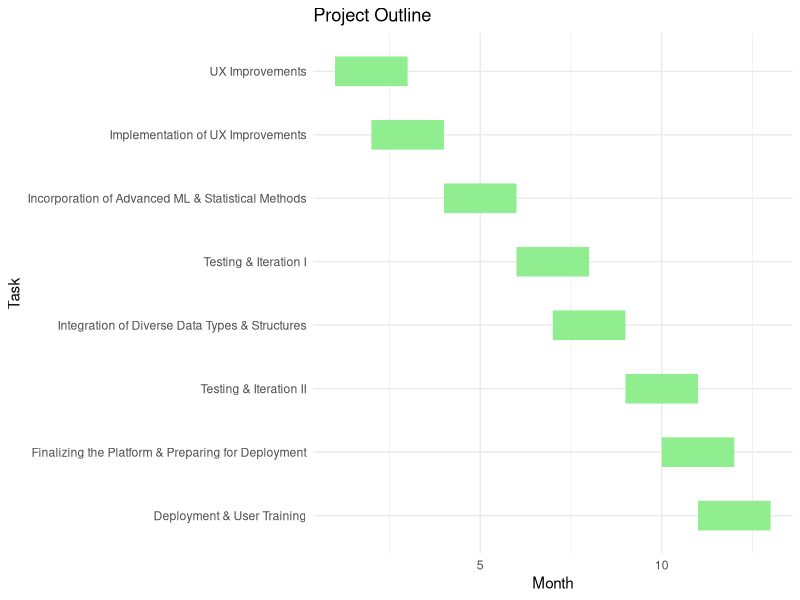
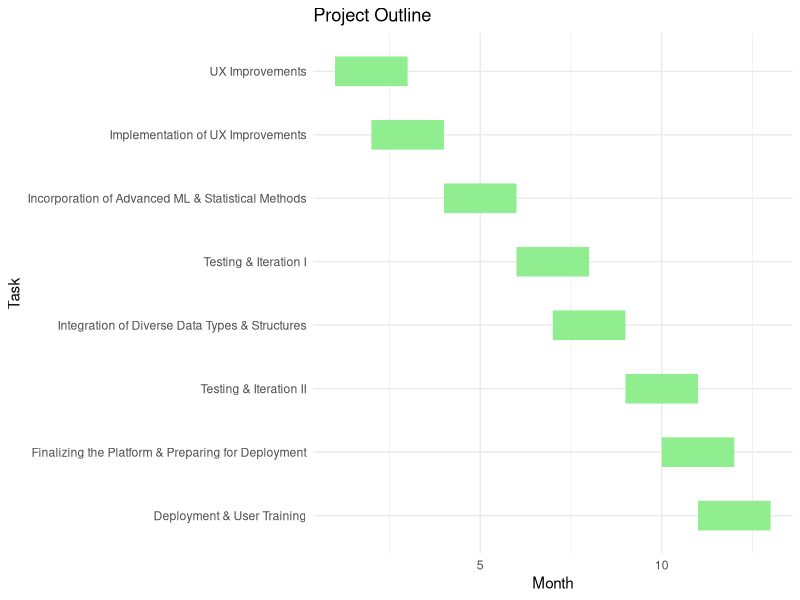

These charts were generated, in order, by the following R code: (Note: this script raises an error after producing the figures.)
# Install the necessary packages if not already installed
if (!require("ggplot2")) install.packages("ggplot2")
if (!require("reshape2")) install.packages("reshape2")

# Load the necessary libraries
library(ggplot2)
library(reshape2)

# Create a data frame with your tasks and timeline
tasks <- data.frame(
  name = factor(c("UX Improvements", 
                  "Implementation of UX Improvements",
                  "Incorporation of Advanced ML & Statistical Methods",
                  "Testing & Iteration I",
                  "Integration of Diverse Data Types & Structures",
                  "Testing & Iteration II",
                  "Finalizing the Platform & Preparing for Deployment",
                  "Deployment & User Training"), 
                levels = c("Deployment & User Training",
                           "Finalizing the Platform & Preparing for Deployment",
                           "Testing & Iteration II",
                           "Integration of Diverse Data Types & Structures",
                           "Testing & Iteration I",
                           "Incorporation of Advanced ML & Statistical Methods",
                           "Implementation of UX Improvements",
                           "UX Improvements")),
  start = c(1, 2, 4, 6, 7, 9, 10, 11),
  end = c(3, 4, 6, 8, 9, 11, 12, 13)
)

# Melt the data to have one row per time point per task
tasks_melt <- melt(tasks, id.vars='name')

# Plot the Gantt chart
ggplot(tasks_melt, aes(value, name)) +
  geom_line(size=10, color="lightgreen") +
  xlab('Month') + ylab('Task') +
  theme_minimal() +
  ggtitle('Project Outline')

ggsave(filename = "/Users/tutg/Documents/DataSciComp/Random_Forest_Rangers/results/Gantt Chart.png")



# Installing required packages
if (!require(ggplot2)) install.packages('ggplot2')

# Loading required packages
library(ggplot2)

# Defining the tasks and the time frames
tasks <- factor(c(
  "Identify and engage with stakeholders and biostatisticians", 
  "User-Experience (UX) Improvements", 
  "Data Gathering", 
  "Incorporation of Advanced ML",
  "Testing and Iteration (1)",
  "Integration of Diverse Data Types and Structures",
  "Testing and Iteration (2)",
  "Finalising the Platform and Preparing for Deployment",
  "Deployment and User Training"
), levels = c(
  "Identify and engage with stakeholders and biostatisticians", 
  "User-Experience (UX) Improvements", 
  "Data Gathering", 
  "Incorporation of Advanced ML",
  "Testing and Iteration (1)",
  "Integration of Diverse Data Types and Structures",
  "Testing and Iteration (2)",
  "Finalising the Platform and Preparing for Deployment",
  "Deployment and User Training"
), ordered = TRUE)

start_month <- c(1, 1, 1, 3, 7, 8, 10, 11, 12)
end_month <- c(6, 3, 3, 6, 7, 9, 10, 11, 12)

# Creating a data frame with the tasks and their respective time frames
df <- data.frame(Task=tasks, Start=start_month, End=end_month)

# Plotting the Gantt chart
ggplot(df, aes(x=Task, xmin=Start, xmax=End, fill=Task)) + 
  geom_rect(color="black") +
  coord_flip() +
  scale_fill_brewer(palette="Set3") +
  labs(title="Project Gantt Chart", x="", y="Months") +
  theme_minimal() +
  theme(plot.title = element_text(hjust = 0.5))

